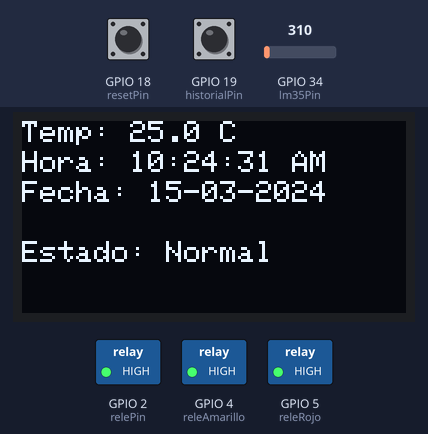
This sketch was run on a simulated ESP32. Parts: 128×64 one-colour display, switched loads named in the sketch (green lamp = pin HIGH). Inputs (shaded band) come from the test bench; at power-on: GPIO 34 (lm35Pin) = 310, GPIO 19 (historialPin) HIGH, GPIO 18 (resetPin) HIGH. The local clock reads 2024-03-15 10:24:30 at power-on unless the sketch sets it.

Above: at 1.8 s.
1.9 s: GPIO 34 (lm35Pin) set to 455
At 2.7 s:
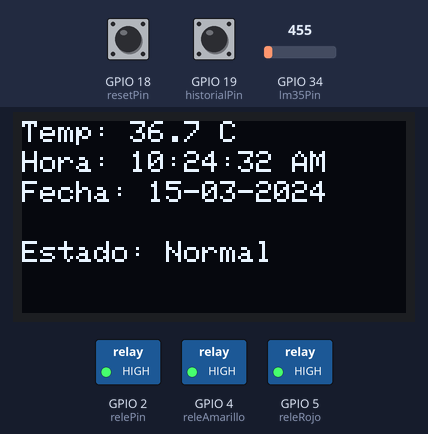
4.6 s: GPIO 34 (lm35Pin) set to 525
At 5.5 s:
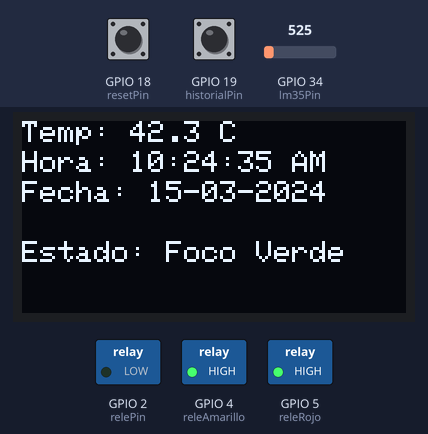
8.7 s: GPIO 19 (historialPin) pulled LOW for 1.25 s
At 10.1 s:
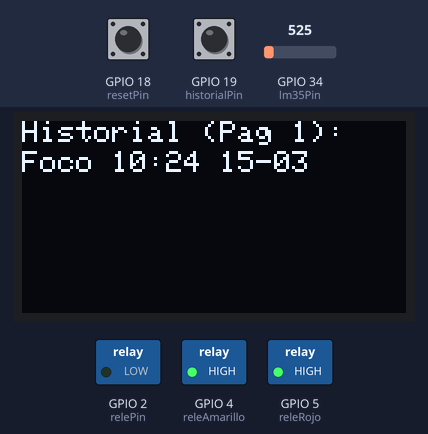
13.8 s: GPIO 18 (resetPin) pulled LOW for 1.25 s
At 15.8 s:
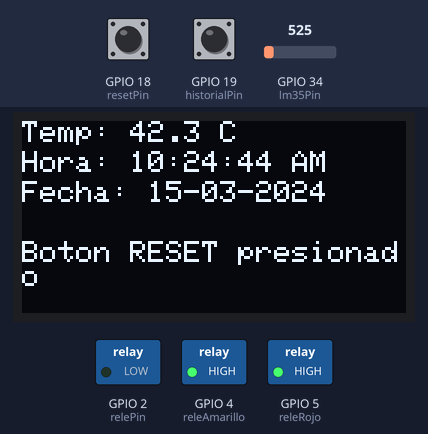
19.2 s: GPIO 34 (lm35Pin) set to 651
At 21.0 s:
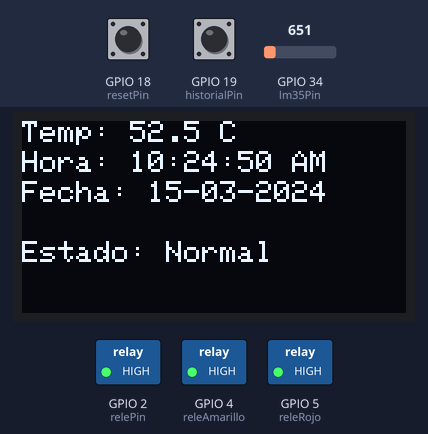
22.7 s: GPIO 34 (lm35Pin) set to 737
At 24.1 s:
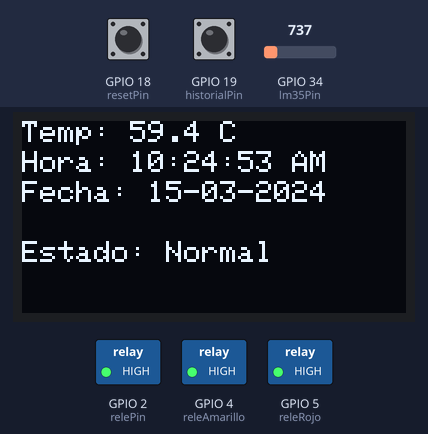
25.8 s: GPIO 34 (lm35Pin) set to 834
Timing chart, 0 to 28.8 s (numbered marks = the images above; inputs shaded):
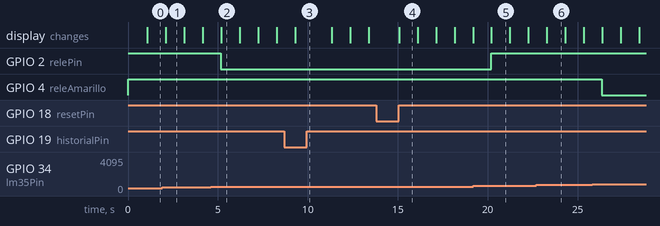

The sketch:

codigo_bueno.ino
```cpp
#include <Wire.h>
#include <Adafruit_GFX.h>
#include <Adafruit_SSD1306.h>
#include <RTClib.h>

#define OLED_WIDTH 128
#define OLED_HEIGHT 64
Adafruit_SSD1306 display(OLED_WIDTH, OLED_HEIGHT, &Wire, -1);
RTC_DS3231 rtc;

// Pines (ajustados para ESP32)
const int lm35Pin = 34;             // ADC válido para ESP32
const int relePin = 2;
const int releAmarillo = 4;
const int releRojo = 5;
const int resetPin = 18;
const int historialPin = 19;

// Variables
float temperatura = 0;
bool focoEncendido = false;
bool habilitadoParaEncender = true;
bool alarma1Activa = false;
bool alarma2Activa = false;
int turnoAlarma = 1;

bool mostrarReset = false;
unsigned long tiempoReset = 0;

// Historial con lista enlazada
struct Evento {
  DateTime fechaHora;
  int tipoAlarma; // 1 = Alarma 1, 2 = Alarma 2, 3 = Foco encendido
  Evento* siguiente;
};
Evento* historialInicio = nullptr;
int totalEventos = 0;

void guardarEvento(DateTime fechaHora, int tipo) {
  Evento* nuevo = new Evento{fechaHora, tipo, nullptr};
  totalEventos++;

  if (historialInicio == nullptr) {
    historialInicio = nuevo;
  } else {
    Evento* actual = historialInicio;
    while (actual->siguiente != nullptr) {
      actual = actual->siguiente;
    }
    actual->siguiente = nuevo;
  }
}

void setup() {
  pinMode(relePin, OUTPUT);
  pinMode(releAmarillo, OUTPUT);
  pinMode(releRojo, OUTPUT);
  pinMode(resetPin, INPUT_PULLUP);
  pinMode(historialPin, INPUT_PULLUP);

  digitalWrite(relePin, HIGH);
  digitalWrite(releAmarillo, HIGH);
  digitalWrite(releRojo, HIGH);

  Serial.begin(115200);
  if (!display.begin(SSD1306_SWITCHCAPVCC, 0x3C)) {
    Serial.println("No se encontró la pantalla OLED");
    while (true);
  }

  display.clearDisplay();
  display.setTextSize(1);
  display.setTextColor(SSD1306_WHITE);

  if (!rtc.begin()) {
    Serial.println("No se encontró el DS3231");
    while (true);
  }

  //rtc.adjust(DateTime(2025, 6, 29, 11, 55, 0)); // Solo una vez
}

void loop() {
  DateTime now = rtc.now();
  int lectura = analogRead(lm35Pin);
  temperatura = (lectura * 3.3 * 100.0) / 4095.0;

  // Foco verde con histéresis
  if (!alarma1Activa && !alarma2Activa) {
    if (habilitadoParaEncender && temperatura >= 40.0 && temperatura < 50.0) {
      if (!focoEncendido) {
        focoEncendido = true;
        digitalWrite(relePin, LOW);
        guardarEvento(now, 3); // Solo al encender
      }
    }
    if (focoEncendido && temperatura >= 50.0) {
      focoEncendido = false;
      habilitadoParaEncender = false;
      digitalWrite(relePin, HIGH);
    }
    if (temperatura < 40.0) {
      habilitadoParaEncender = true;
    }
  } else {
    digitalWrite(relePin, HIGH);
  }

  // Activación de alarmas
  if (!alarma1Activa && !alarma2Activa && temperatura > 65.0 && turnoAlarma == 1) {
    alarma1Activa = true;
    digitalWrite(releAmarillo, LOW);
    guardarEvento(now, 1);
  }

  if (!alarma2Activa && !alarma1Activa && temperatura > 75.0 && turnoAlarma == 2) {
    alarma2Activa = true;
    digitalWrite(releRojo, LOW);
    guardarEvento(now, 2);
  }

  // Botón RESET
  if (digitalRead(resetPin) == LOW) {
    delay(200);
    mostrarReset = true;
    tiempoReset = millis();
    if (alarma1Activa) {
      alarma1Activa = false;
      digitalWrite(releAmarillo, HIGH);
      turnoAlarma = 2;
    } else if (alarma2Activa) {
      alarma2Activa = false;
      digitalWrite(releRojo, HIGH);
      turnoAlarma = 1;
    }
    while (digitalRead(resetPin) == LOW);
  }

  // Mostrar historial completo (paginado de 5 en 5)
  if (digitalRead(historialPin) == LOW && historialInicio != nullptr) {
    Evento* actual = historialInicio;
    int pagina = 1;
    while (actual != nullptr) {
      display.clearDisplay();
      display.setCursor(0, 0);
      display.print("Historial (Pag ");
      display.print(pagina++);
      display.println("):");

      for (int i = 0; i < 5 && actual != nullptr; i++) {
        display.setCursor(0, 10 + i * 10);
        if (actual->tipoAlarma == 1) display.print("A1 ");
        else if (actual->tipoAlarma == 2) display.print("A2 ");
        else if (actual->tipoAlarma == 3) display.print("Foco ");

        DateTime dt = actual->fechaHora;
        if (dt.hour() < 10) display.print('0');
        display.print(dt.hour()); display.print(':');
        if (dt.minute() < 10) display.print('0');
        display.print(dt.minute()); display.print(' ');
        if (dt.day() < 10) display.print('0');
        display.print(dt.day()); display.print('-');
        if (dt.month() < 10) display.print('0');
        display.print(dt.month());

        actual = actual->siguiente;
      }

      display.display();
      delay(2000);
    }
    return;
  }

  // Mostrar datos en OLED
  display.clearDisplay();
  display.setCursor(0, 0);
  display.print("Temp: ");
  display.print(temperatura, 1);
  display.println(" C");

  int hour = now.hour();
  bool isPM = false;
  if (hour >= 12) {
    isPM = true;
    if (hour > 12) hour -= 12;
  }
  if (hour == 0) hour = 12;

  display.setCursor(0, 10);
  display.print("Hora: ");
  if (hour < 10) display.print('0');
  display.print(hour); display.print(':');
  if (now.minute() < 10) display.print('0');
  display.print(now.minute()); display.print(':');
  if (now.second() < 10) display.print('0');
  display.print(now.second());
  display.print(isPM ? " PM" : " AM");

  display.setCursor(0, 20);
  display.print("Fecha: ");
  if (now.day() < 10) display.print('0');
  display.print(now.day()); display.print('-');
  if (now.month() < 10) display.print('0');
  display.print(now.month()); display.print('-');
  display.print(now.year());

  display.setCursor(0, 40);
  if (mostrarReset) {
    display.println("Boton RESET presionado");
    if (millis() - tiempoReset > 2000) mostrarReset = false;
  } else if (alarma1Activa) {
    display.println("ALERTA: ALARMA 1");
  } else if (alarma2Activa) {
    display.println("ALERTA: ALARMA 2");
  } else if (focoEncendido) {
    display.println("Estado: Foco Verde");
  } else {
    display.println("Estado: Normal");
  }

  display.display();
  delay(1000);
}
```

Measured:
- the behaviour switches between 496 and 497 on GPIO 34 (lm35Pin) (found by bisection; images 1 and 2)
- the behaviour switches between 620 and 621 on GPIO 34 (lm35Pin) (found by bisection; images 4 and 5)
- after the input at 4.6 s, GPIO 2 (relePin): HIGH → LOW after 0.56 s; the display: changes after 0.59 s (image 2)
- after the input at 8.7 s, the display: changes after 0.60 s (image 3)
- after the input at 13.8 s, the display: changes after 1.3 s (image 4)
- after the input at 19.2 s, GPIO 2 (relePin): LOW → HIGH after 0.98 s; the display: changes after 1.0 s (image 5)
- after the input at 25.8 s, GPIO 4 (releAmarillo): HIGH → LOW after 0.54 s
